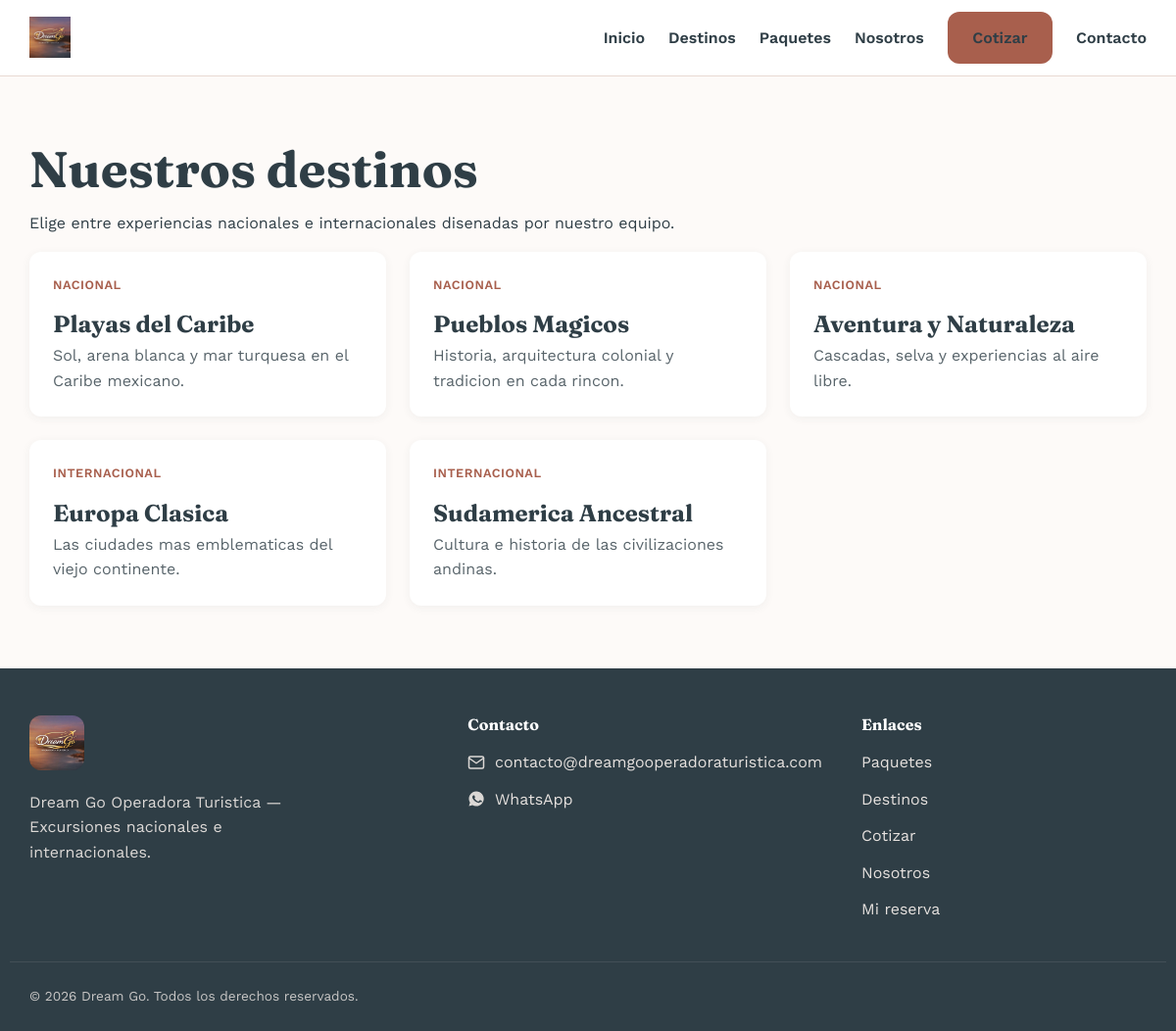
The page /destinos on the database its author committed.
### tables this page shows
CREATE TABLE IF NOT EXISTS bloques_pagina (
  id INT UNSIGNED AUTO_INCREMENT PRIMARY KEY,
  pagina VARCHAR(50) NOT NULL,
  clave VARCHAR(50) NOT NULL,
  orden SMALLINT UNSIGNED NOT NULL DEFAULT 0,
  visible TINYINT(1) NOT NULL DEFAULT 1,
  titulo VARCHAR(255) NULL,
  subtitulo VARCHAR(500) NULL,
  contenido LONGTEXT NULL,
  color_fondo VARCHAR(20) NULL,
  actualizado_en DATETIME NOT NULL DEFAULT CURRENT_TIMESTAMP ON UPDATE CURRENT_TIMESTAMP,
  UNIQUE KEY uniq_pagina_clave (pagina, clave)
);

CREATE TABLE IF NOT EXISTS categorias (
  id INT UNSIGNED AUTO_INCREMENT PRIMARY KEY,
  nombre VARCHAR(100) NOT NULL,
  slug VARCHAR(120) NOT NULL UNIQUE,
  tipo ENUM('nacional','internacional') NOT NULL,
  descripcion TEXT NULL,
  imagen_portada VARCHAR(255) NULL,
  orden SMALLINT UNSIGNED NOT NULL DEFAULT 0,
  activo TINYINT(1) NOT NULL DEFAULT 1,
  creado_en DATETIME NOT NULL DEFAULT CURRENT_TIMESTAMP
);

### core/Controller.php (called while the page is built, shortened)
<?php
abstract class Controller
{
    protected function view(string $view, array $data = [], array $meta = [], string $layout = 'public'): void
    {
        $viewFile = BASE_PATH . '/app/Views/' . str_replace('.', '/', $view) . '.php';
        extract($data, EXTR_SKIP);
        require $viewFile;
        $content = ob_get_clean();
        require BASE_PATH . '/app/Views/layouts/' . $layout . '.php';
    }
}

### app/Controllers/Public/DestinoController.php (called while the page is built, shortened)
<?php
class DestinoController extends Controller
{
    public function index(): void
    {
        $bloques = BloquePagina::porPagina('destinos');
        $this->view('public/destinos/index', [
            'categorias' => Categoria::activas(),
            'intro' => $bloques[0] ?? null,
        ], [
            'title' => 'Destinos | Dream Go Operadora Turistica',
            'description' => 'Explora nuestros destinos nacionales e internacionales.',
        ]);
    }
}

### public/index.php (called while the page is built, shortened)
<?php
$router = new Router();
$request = new Request();
try {
    $router->dispatch($request);
} catch (NotFoundException $e) {
    http_response_code(404);
    (new App\Controllers\Public\ErrorController($request))->notFound();
} catch (ForbiddenException $e) {
    http_response_code(403);
    (new App\Controllers\Public\ErrorController($request))->forbidden($e->getMessage());
} catch (\Throwable $e) {
    error_log('[APP] ' . $e->getMessage() . ' en ' . $e->getFile() . ':' . $e->getLine());
    http_response_code(500);
    (new App\Controllers\Public\ErrorController($request))->serverError();
}

### core/Database.php (called while the page is built, shortened)
<?php
final class Database
{
    private static ?PDO $instance = null;
    public static function connection(): PDO
    {
        if (self::$instance === null) {
            $config = require BASE_PATH . '/config/database.php';
            $dsn = sprintf(
                'mysql:host=%s;port=%s;dbname=%s;charset=utf8mb4',
                $config['host'],
                $config['port'],
                $config['database']
            );
            try {
                self::$instance = new PDO($dsn, $config['username'], $config['password'], [
                    PDO::ATTR_ERRMODE => PDO::ERRMODE_EXCEPTION,
                    PDO::ATTR_DEFAULT_FETCH_MODE => PDO::FETCH_ASSOC,
                    PDO::ATTR_EMULATE_PREPARES => false,
                ]);
            } catch (PDOException $e) {
                error_log('[DB] Error de conexion: ' . $e->getMessage());
                throw $e;
            }
        }
        return self::$instance;
    }
}

### core/Model.php (called while the page is built, shortened)
<?php
abstract class Model
{
    protected static string $table;
    protected static function db(): PDO
    {
        return Database::connection();
    }
    public static function where(array $conditions, string $orderBy = '', ?int $limit = null): array
    {
        [$clause, $params] = self::buildWhere($conditions);
        $sql = 'SELECT * FROM ' . static::$table;
        if ($clause !== '') {
            $sql .= ' WHERE ' . $clause;
        }
        if ($orderBy !== '') {
            $sql .= ' ORDER BY ' . $orderBy;
        }
        $stmt = static::db()->prepare($sql);
        $stmt->execute($params);
        return $stmt->fetchAll();
    }
    private static function buildWhere(array $conditions): array
    {
        $parts = [];
        $params = [];
        foreach ($conditions as $column => $value) {
            $paramKey = 'w_' . $column;
            $parts[] = "{$column} = :{$paramKey}";
            $params[$paramKey] = $value;
        }
        return [implode(' AND ', $parts), $params];
    }
}

### app/Models/BloquePagina.php (called while the page is built, shortened)
<?php
class BloquePagina extends Model
{
    public static function porPagina(string $pagina): array
    {
        return self::where(['pagina' => $pagina], 'orden ASC');
    }
}

### app/Models/Categoria.php (called while the page is built, shortened)
<?php
class Categoria extends Model
{
    public static function activas(): array
    {
        return self::where(['activo' => 1], 'orden ASC');
    }
}

### core/Request.php (called while the page is built, shortened)
<?php
final class Request
{
    private array $server;
    public function __construct()
    {
        $this->server = $_SERVER;
    }
    public function uri(): string
    {
        $uri = $this->server['REQUEST_URI'] ?? '/';
        $path = parse_url($uri, PHP_URL_PATH) ?? '/';
        return $path === '' ? '/' : $path;
    }
}

### app/Models/ConfiguracionSitio.php (called while the page is built, shortened)
<?php
class ConfiguracionSitio
{
    private static ?array $cache = null;
    public static function get(string $clave, mixed $default = null): mixed
    {
        return self::$cache[$clave] ?? $default;
    }
    private static function cargar(): void
    {
        $stmt = Database::connection()->query('SELECT clave, valor FROM configuracion_sitio');
        self::$cache = array_column($stmt->fetchAll(), 'valor', 'clave');
    }
}

### app/Services/WhatsAppLinkService.php (called while the page is built, shortened)
<?php
final class WhatsAppLinkService
{
    public function generarLink(string $numeroDestino, string $mensaje): string
    {
        $numero = preg_replace('/\D+/', '', $numeroDestino);
        return 'https://wa.me/' . $numero . '?text=' . rawurlencode($mensaje);
    }
}

### app/Views/public/destinos/index.php (the view, shortened to what this page needs)
<section class="seccion contenedor">
  <?php $introVisible = $intro && (int) $intro['visible'] === 1; ?>
  <h1><?= htmlspecialchars($introVisible && !empty($intro['titulo']) ? $intro['titulo'] : 'Destinos', ENT_QUOTES, 'UTF-8') ?></h1>
  <?php if ($introVisible && !empty($intro['subtitulo'])): ?>
    <p><?= htmlspecialchars($intro['subtitulo'], ENT_QUOTES, 'UTF-8') ?></p>
  <?php endif; ?>
  <div class="grid-tarjetas">
    <?php foreach ($categorias as $categoria): ?>
      <a href="/destinos/<?= htmlspecialchars($categoria['slug'], ENT_QUOTES, 'UTF-8') ?>" class="tarjeta animar-entrada" style="display:block;padding:1.5rem;text-decoration:none;">
        <p style="font-size:0.8rem;text-transform:uppercase;letter-spacing:0.04em;color:var(--color-primario-oscuro);font-weight:600;">
          <?= $categoria['tipo'] === 'internacional' ? 'Internacional' : 'Nacional' ?>
        </p>
        <h3 style="margin-bottom:0.25rem;"><?= htmlspecialchars($categoria['nombre'], ENT_QUOTES, 'UTF-8') ?></h3>
        <p style="margin:0;color:var(--color-texto-oscuro);opacity:0.8;"><?= htmlspecialchars($categoria['descripcion'] ?? '', ENT_QUOTES, 'UTF-8') ?></p>
      </a>
    <?php endforeach; ?>
  </div>
</section>

### core/Router.php (shortened to what this page needs)
<?php
final class Router
{
    private array $routes = [];
    private function add(string $method, string $pattern, array $handler, array $options): void
    {
        $regex = preg_replace('#\{[a-zA-Z_]+\}#', '([^/]+)', $pattern);
        $this->routes[] = [
            'method' => $method,
            'pattern' => $pattern,
            'regex' => '#^' . $regex . '$#',
            'handler' => $handler,
            'options' => $options,
        ];
    }
    public function dispatch(Request $request): void
    {
        $method = $request->method();
        $uri = $request->uri();
        foreach ($this->routes as $route) {
            if (preg_match($route['regex'], $uri, $matches)) {
                array_shift($matches);
                $this->callHandler($route['handler'], $matches, $request);
                return;
            }
        }
        throw new NotFoundException("Ruta no encontrada: {$method} {$uri}");
    }
    private function callHandler(array $handler, array $params, Request $request): void
    {
        [$controllerClass, $method] = $handler;
        $controller = new $controllerClass($request);
        $controller->$method(...$params);
    }
}

### app/Views/layouts/public.php (shortened to what this page needs)
<!doctype html>
<html lang="es-MX">
<head>
<link rel="stylesheet" href="/assets/css/site.css">
</head>
<body data-comparar-max="<?= \App\Controllers\Public\PaqueteController::MAX_COMPARAR ?>">
<header class="header">
  <div class="contenedor header__contenido">
    <a href="/" class="header__logo" aria-label="Dream Go - Inicio">
      <img src="/assets/img/logo.avif" alt="Dream Go Operadora Turistica">
    </a>
    <nav class="nav" id="nav-principal" data-nav>
      <a href="/">Inicio</a>
      <a href="/destinos">Destinos</a>
      <a href="/paquetes">Paquetes</a>
      <a href="/nosotros">Nosotros</a>
      <a href="/cotizador" class="btn btn-primario">Cotizar</a>
      <a href="/contacto">Contacto</a>
    </nav>
  </div>
</header>
<main id="contenido-principal">
<?= $content ?>
</main>
<?php
$footerDireccion = \App\Models\ConfiguracionSitio::get('direccion', '');
$footerTelefono = \App\Models\ConfiguracionSitio::get('telefono_contacto', '');
$footerEmail = \App\Models\ConfiguracionSitio::get('email_contacto', '');
$footerWhatsappNumero = \App\Models\ConfiguracionSitio::get('whatsapp_numero', '');
$footerWhatsappLink = $footerWhatsappNumero !== ''
    ? (new \App\Services\WhatsAppLinkService())->generarLink($footerWhatsappNumero, 'Hola, me gustaria mas informacion sobre sus paquetes de viaje.')
    : '';
$footerTieneContacto = $footerDireccion !== '' || $footerTelefono !== '' || $footerEmail !== '' || $footerWhatsappLink !== '';
?>
<footer class="footer">
  <div class="contenedor footer__grid">
    <div class="footer__marca">
      <img src="/assets/img/logo.avif" alt="Dream Go" class="footer__logo">
      <p>Dream Go Operadora Turistica &mdash; Excursiones nacionales e internacionales.</p>
    </div>
    <?php if ($footerTieneContacto): ?>
    <div class="footer__col">
      <h3>Contacto</h3>
      <ul class="footer__lista">
        <?php if ($footerEmail !== ''): ?>
          <li>
            <svg viewBox="0 0 24 24" width="18" height="18" fill="none" stroke="currentColor" stroke-width="2" stroke-linecap="round" stroke-linejoin="round" aria-hidden="true"><rect x="2" y="4" width="20" height="16" rx="2"/><path d="m22 6-10 7L2 6"/></svg>
            <a href="mailto:<?= htmlspecialchars($footerEmail, ENT_QUOTES, 'UTF-8') ?>"><?= htmlspecialchars($footerEmail, ENT_QUOTES, 'UTF-8') ?></a>
          </li>
        <?php endif; ?>
        <?php if ($footerWhatsappLink !== ''): ?>
          <li>
            <a href="<?= htmlspecialchars($footerWhatsappLink, ENT_QUOTES, 'UTF-8') ?>" target="_blank" rel="noopener">WhatsApp</a>
          </li>
        <?php endif; ?>
      </ul>
    </div>
    <?php endif; ?>
    <div class="footer__col">
      <h3>Enlaces</h3>
      <ul class="footer__lista footer__lista--enlaces">
        <li><a href="/paquetes">Paquetes</a></li>
        <li><a href="/destinos">Destinos</a></li>
        <li><a href="/cotizador">Cotizar</a></li>
        <li><a href="/nosotros">Nosotros</a></li>
        <li><a href="/mi-reserva">Mi reserva</a></li>
      </ul>
    </div>
  </div>
  <div class="contenedor footer__bottom">
    <p>&copy; <?= date('Y') ?> Dream Go. Todos los derechos reservados.</p>
  </div>
</footer>
</body>
</html>

### public/assets/css/site.css (style rules this page uses)
:root { --color-primario: #d99e8e; --color-primario-oscuro: #a85f4d; --color-texto-oscuro: #2f3e46; --color-fondo: #fdfaf8; --color-fondo-alterno: #faf3ef; --color-borde: #e8d9d3; --color-blanco: #ffffff; --color-exito: #4f7a5c; --color-error: #b3453a; --fuente-titulos: 'Fraunces', Georgia, 'Times New Roman', serif; --fuente-texto: 'Work Sans', -apple-system, BlinkMacSystemFont, 'Segoe UI', sans-serif; --radio: 12px; --sombra: 0 8px 24px rgba(47, 62, 70, 0.08); --transicion: 0.25s ease; --contenedor-max: 1180px; --espacio-seccion: 4rem; }
*, *::before, *::after { box-sizing: border-box; }
html { -webkit-text-size-adjust: 100%; scroll-behavior: smooth; }
body { margin: 0; font-family: var(--fuente-texto); color: var(--color-texto-oscuro); background: var(--color-fondo); line-height: 1.6; -webkit-font-smoothing: antialiased; }
img { max-width: 100%; display: block; }
h1, h2, h3, h4 { font-family: var(--fuente-titulos); line-height: 1.2; margin: 0 0 0.75rem; color: var(--color-texto-oscuro); }
h1 { font-size: clamp(1.9rem, 5vw, 3.2rem); }
h3 { font-size: clamp(1.15rem, 3vw, 1.5rem); }
p { margin: 0 0 1rem; }
a { color: var(--color-primario-oscuro); text-decoration: none; }
.contenedor { width: 100%; max-width: var(--contenedor-max); margin-inline: auto; padding-inline: 1.25rem; }
.seccion { padding-block: var(--espacio-seccion); }
.btn { display: inline-flex; align-items: center; justify-content: center; gap: 0.5rem; border: none; border-radius: var(--radio); padding: 0.85rem 1.6rem; font-family: var(--fuente-texto); font-weight: 600; font-size: 1rem; cursor: pointer; transition: transform var(--transicion), box-shadow var(--transicion), background var(--transicion); }
.btn-primario { background: var(--color-primario-oscuro); color: var(--color-blanco); }
.header { background: var(--color-blanco); border-bottom: 1px solid var(--color-borde); position: sticky; top: 0; z-index: 50; }
.header__contenido { display: flex; align-items: center; justify-content: space-between; padding-block: 0.75rem; gap: 1rem; }
.header__logo img { height: 42px; width: auto; }
.nav { display: none; align-items: center; gap: 1.5rem; }
.nav a { color: var(--color-texto-oscuro); font-weight: 600; }
.animar-entrada { opacity: 0; transform: translateY(16px); transition: opacity 0.6s ease, transform 0.6s ease; }
.animar-entrada.visible { opacity: 1; transform: translateY(0); }
.tarjeta { background: var(--color-blanco); border-radius: var(--radio); overflow: hidden; box-shadow: 0 2px 10px rgba(47, 62, 70, 0.06); transition: transform var(--transicion), box-shadow var(--transicion); }
.grid-tarjetas { display: grid; gap: 1.5rem; grid-template-columns: 1fr; }
.footer { background: var(--color-texto-oscuro); color: var(--color-fondo-alterno); padding-block: 3rem 1.5rem; }
.footer a { color: var(--color-fondo-alterno); }
.footer__logo { height: 56px; width: auto; border-radius: var(--radio); margin-bottom: 1.25rem; }
.footer__grid { display: grid; grid-template-columns: 1fr; gap: 2.5rem; }
.footer__marca p { opacity: 0.85; max-width: 320px; }
.footer h3 { color: #fff; font-size: 1rem; margin-bottom: 1rem; }
.footer__lista { list-style: none; margin: 0; padding: 0; display: flex; flex-direction: column; gap: 0.75rem; }
.footer__lista li { display: flex; align-items: center; gap: 0.6rem; }
.footer__lista svg { flex-shrink: 0; opacity: 0.85; }
.footer__lista a { opacity: 0.9; }
.footer__lista--enlaces { flex-direction: column; }
.footer__bottom { margin-top: 2.5rem; padding-top: 1.5rem; border-top: 1px solid rgba(255, 255, 255, 0.12); opacity: 0.75; font-size: 0.85rem; }
.footer__bottom p { margin: 0; }
@media (min-width: 768px) { .nav { display: flex; position: static; flex-direction: row; box-shadow: none; padding: 0; } }
@media (min-width: 768px) { .grid-tarjetas { grid-template-columns: repeat(2, 1fr); } }
@media (min-width: 768px) { .footer__grid { grid-template-columns: 1.4fr 1fr 1fr; } }
@media (min-width: 1024px) { .grid-tarjetas { grid-template-columns: repeat(3, 1fr); } }

### rows shown on the page
bloques_pagina: titulo "Nuestros destinos", subtitulo "Elige entre experiencias nacionales e internacionales disenadas por nuestro equipo."
categorias: tipo "NACIONAL", nombre "Playas del Caribe", descripcion "Sol, arena blanca y mar turquesa en el Caribe mexicano."
categorias: tipo "NACIONAL", nombre "Pueblos Magicos", descripcion "Historia, arquitectura colonial y tradicion en cada rincon."
categorias: tipo "NACIONAL", nombre "Aventura y Naturaleza", descripcion "Cascadas, selva y experiencias al aire libre."
categorias: tipo "INTERNACIONAL", nombre "Europa Clasica", descripcion "Las ciudades mas emblematicas del viejo continente."
categorias: tipo "INTERNACIONAL", nombre "Sudamerica Ancestral", descripcion "Cultura e historia de las civilizaciones andinas."
